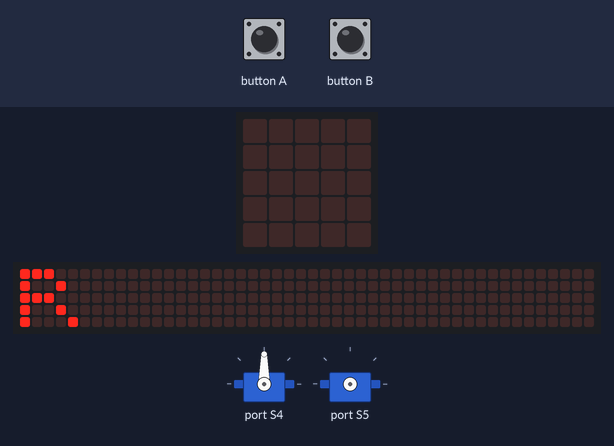
This program was run on a simulated BBC micro:bit running MicroPython. Parts: 2 × servo, the board's 5×5 LED display, a strip that is not on the board, showing the scrolling text unrolled. The inputs (shaded band) are chosen by the test bench. The 48×5 strip is a reading aid, not a part: it shows the text the display is scrolling, unrolled, one strip-width of it at a time; servo angles are drawn from the pulse width (0.5 ms = 0°, 2.5 ms = 180°).

Above: at 1.4 s.
2.8 s: button A pressed for 0.15 s
At 2.9 s:
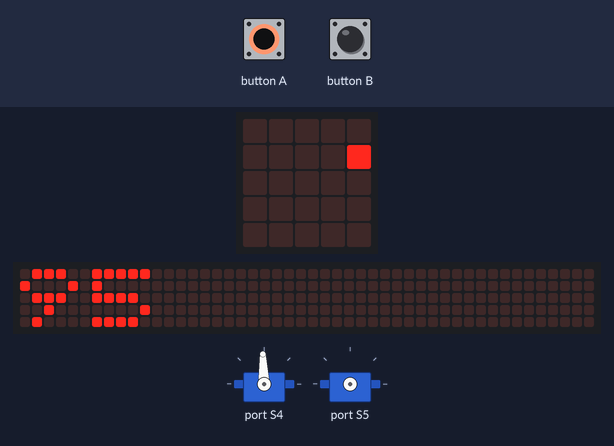
3.5 s: button B pressed for 0.15 s
4.2 s: button A pressed for 1 s
At 5.35 s:
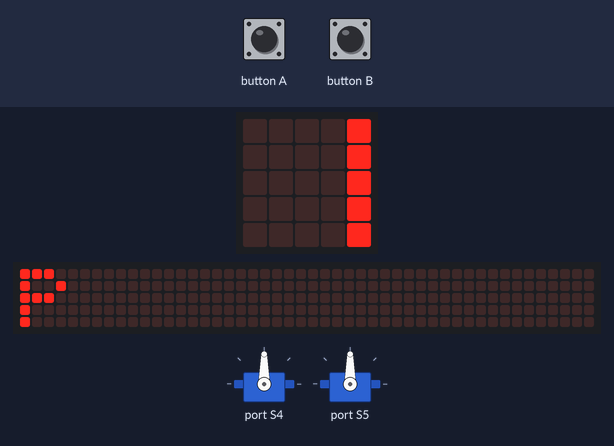
5.8 s: button B pressed for 1 s
At 6.75 s:
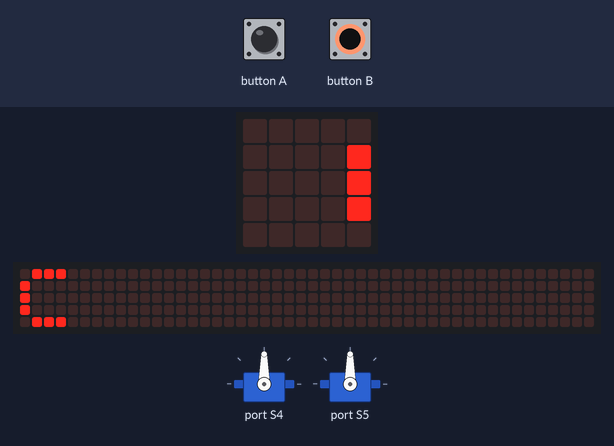
7.4 s: button A pressed for 0.15 s
8.1 s: button A driven LOW and button B driven LOW
At 10.92 s:
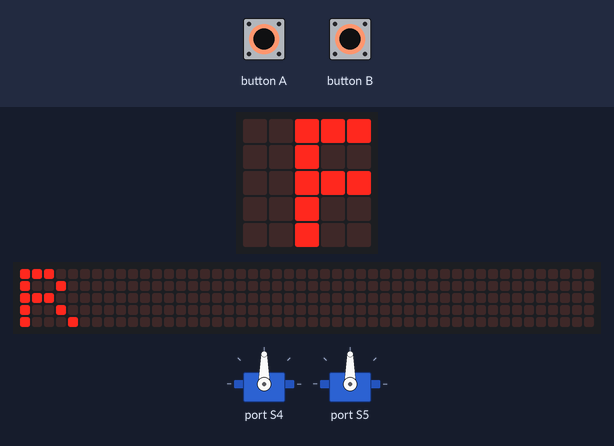
Timing chart, 0 to 12.1 s (numbered marks = the images above; inputs shaded):
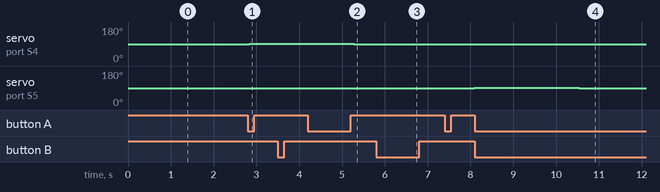

The program:

microbit_servo_sweep.py
```python
"""
Gimbal servo sweep — the robot half of the `servo-bounds-test` skill.

Steps a servo outward from centre in SMALL increments, on a button press, so a
human can stop the instant the 3D-printed mechanism starts to bind. This is
deliberately manual: an automatic full-range sweep would drive the servo into a
hard stop before anyone could react, stall it, and cook the gears.

Controls:
    A    step outward (alternating +/- from centre, widening)
    B    return to centre NOW (panic button)
    A+B  switch axis (roll <-> pitch)

Display shows the current angle in degrees.

READ SKILL.md FIRST — especially the safety section. Robot on a stand, phone
removed from the gimbal, battery disconnect within reach.

UNITS
-----
This script talks to the PCA9685 registers DIRECTLY and computes 12-bit pulse
counts itself (see set_angle). It therefore sidesteps the centiseconds-vs-
milliseconds footgun described in research/hardware/pca9685-servo-control.md
entirely — that trap belongs to the MakeCode/MicroPython *extensions* that wrap
the chip, not to raw register writes.

Mentioned here because it cuts both ways: if you later swap this for an
extension-based implementation, the units question comes back and 0/90/180 deg
will likely need to be 100/150/200, not 1.0/1.5/2.0.
"""

from microbit import display, button_a, button_b, sleep, i2c


# --- PCA9685 registers -----------------------------------------------------
PCA9685_ADDR = 0x40
MODE1 = 0x00
PRESCALE = 0xFE
LED0_ON_L = 0x06

# Channel assignment. All three servos on the PCA9685 — one code path, one
# timing model, one power rail (see research/hardware/pca9685-servo-control.md).
CHANNEL_ROLL = 0
CHANNEL_PITCH = 1

CENTRE_DEG = 90
STEP_DEG = 5          # small on purpose — you must be able to stop in time
MAX_DEG = 180
MIN_DEG = 0


def _write8(reg, value):
    i2c.write(PCA9685_ADDR, bytes([reg, value]))


def _read8(reg):
    i2c.write(PCA9685_ADDR, bytes([reg]), repeat=True)
    return i2c.read(PCA9685_ADDR, 1)[0]


def pca_init(freq_hz=50):
    """Initialise the PCA9685 at 50 Hz.

    The chip powers on near 200 Hz, which makes analog hobby servos buzz,
    jitter, or sit unresponsive. Forgetting this one-liner is a very common
    "the servos are broken" false alarm.
    """
    _write8(MODE1, 0x00)
    sleep(10)

    # prescale = round(25MHz / (4096 * freq)) - 1
    prescale = int(round(25000000.0 / (4096 * freq_hz)) - 1)

    old_mode = _read8(MODE1)
    _write8(MODE1, (old_mode & 0x7F) | 0x10)   # sleep, required to set prescale
    _write8(PRESCALE, prescale)
    _write8(MODE1, old_mode)
    sleep(10)
    _write8(MODE1, old_mode | 0xA0)            # restart + auto-increment


def set_angle(channel, degrees):
    """Command one servo to an absolute angle."""
    degrees = max(MIN_DEG, min(MAX_DEG, degrees))

    # Map 0-180 deg onto the conventional 1.0-2.0 ms pulse, expressed as a
    # 12-bit count at 50 Hz (period = 20 ms, so 4096 counts = 20 ms).
    pulse_ms = 1.0 + (degrees / 180.0)
    count = int(pulse_ms * 4096 / 20.0)

    base = LED0_ON_L + 4 * channel
    i2c.write(PCA9685_ADDR, bytes([
        base,
        0x00, 0x00,                        # ON  = 0
        count & 0xFF, (count >> 8) & 0xFF  # OFF = count
    ]))


def main():
    pca_init(50)

    channels = [("R", CHANNEL_ROLL), ("P", CHANNEL_PITCH)]
    axis = 0
    angle = CENTRE_DEG
    outward = 1  # alternates so we widen symmetrically around centre
    magnitude = 0

    set_angle(channels[axis][1], angle)
    display.scroll(channels[axis][0])

    while True:
        a, b = button_a.was_pressed(), button_b.was_pressed()

        if a and b:
            # Switch axis — always recentre the one we're leaving first.
            set_angle(channels[axis][1], CENTRE_DEG)
            axis = (axis + 1) % len(channels)
            angle = CENTRE_DEG
            magnitude = 0
            outward = 1
            set_angle(channels[axis][1], angle)
            display.scroll(channels[axis][0])

        elif b:
            # Panic / recentre.
            angle = CENTRE_DEG
            magnitude = 0
            outward = 1
            set_angle(channels[axis][1], angle)
            display.scroll("C")

        elif a:
            # Widen alternately: +5, -5, +10, -10, +15, ...
            if outward > 0:
                magnitude += STEP_DEG
            angle = CENTRE_DEG + outward * magnitude
            outward = -outward
            set_angle(channels[axis][1], angle)
            display.scroll(str(angle))

        sleep(50)


main()
```

Measured:
- after the input at 2.8 s, servo on port S4: 90° → 92° at once; the display: changes at once (image 1)
- after the input at 4.2 s, the display: first differs from a run without the input after 1.1 s (image 2)
- after the input at 5.8 s, the display: first differs from a run without the input after 0.88 s (image 3)
- after the input at 7.4 s, servo on port S5: 90° → 92° after 0.68 s
- after the input at 8.1 s, servo on port S5: 92° → 90° after 2.4 s; the display: first differs from a run without the input after 2.4 s (image 4 shows a later state)
